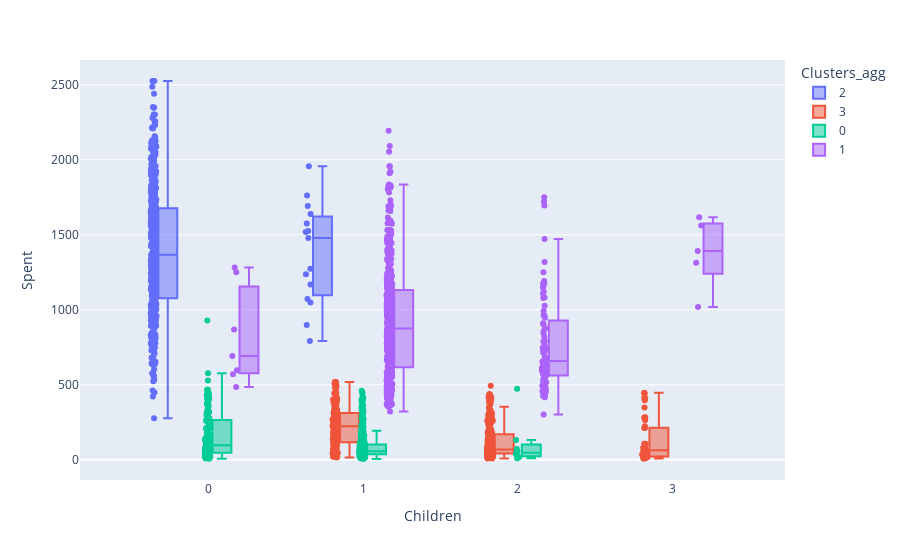

Write notebook code for a chart like this one.
### Code cell
fig = px.box(df, x=df['Children'], y=df['Spent'], points="all", color="Clusters_agg")
fig.show()

### Figure 1 — Plotly figure (JSON) as saved in the notebook; plotly's stock layout.template omitted (floating-point values rounded to 4 significant figures; data arrays with more than 128 entries replaced by an {"elided": "..."} marker saying what was removed)
{"data": [{"alignmentgroup": "True", "boxpoints": "all", "hovertemplate": "Clusters_agg=2<br>Children=%{x}<br>Spent=%{y}<extra></extra>", "legendgroup": "2", "marker": {"color": "#636efa"}, "name": "2", "notched": false, "offsetgroup": "2", "orientation": "v", "showlegend": true, "x": {"elided": "493 int values"}, "x0": " ", "xaxis": "x", "y": {"elided": "493 int values"}, "y0": " ", "yaxis": "y", "type": "box"}, {"alignmentgroup": "True", "boxpoints": "all", "hovertemplate": "Clusters_agg=3<br>Children=%{x}<br>Spent=%{y}<extra></extra>", "legendgroup": "3", "marker": {"color": "#EF553B"}, "name": "3", "notched": false, "offsetgroup": "3", "orientation": "v", "showlegend": true, "x": {"elided": "535 int values"}, "x0": " ", "xaxis": "x", "y": {"elided": "535 int values"}, "y0": " ", "yaxis": "y", "type": "box"}, {"alignmentgroup": "True", "boxpoints": "all", "hovertemplate": "Clusters_agg=0<br>Children=%{x}<br>Spent=%{y}<extra></extra>", "legendgroup": "0", "marker": {"color": "#00cc96"}, "name": "0", "notched": false, "offsetgroup": "0", "orientation": "v", "showlegend": true, "x": {"elided": "613 int values"}, "x0": " ", "xaxis": "x", "y": {"elided": "613 int values"}, "y0": " ", "yaxis": "y", "type": "box"}, {"alignmentgroup": "True", "boxpoints": "all", "hovertemplate": "Clusters_agg=1<br>Children=%{x}<br>Spent=%{y}<extra></extra>", "legendgroup": "1", "marker": {"color": "#ab63fa"}, "name": "1", "notched": false, "offsetgroup": "1", "orientation": "v", "showlegend": true, "x": {"elided": "564 int values"}, "x0": " ", "xaxis": "x", "y": {"elided": "564 int values"}, "y0": " ", "yaxis": "y", "type": "box"}], "layout": {"xaxis": {"anchor": "y", "domain": [0, 1], "title": {"text": "Children"}}, "yaxis": {"anchor": "x", "domain": [0, 1], "title": {"text": "Spent"}}, "legend": {"title": {"text": "Clusters_agg"}, "tracegroupgap": 0}, "margin": {"t": 60}, "boxmode": "group"}}
